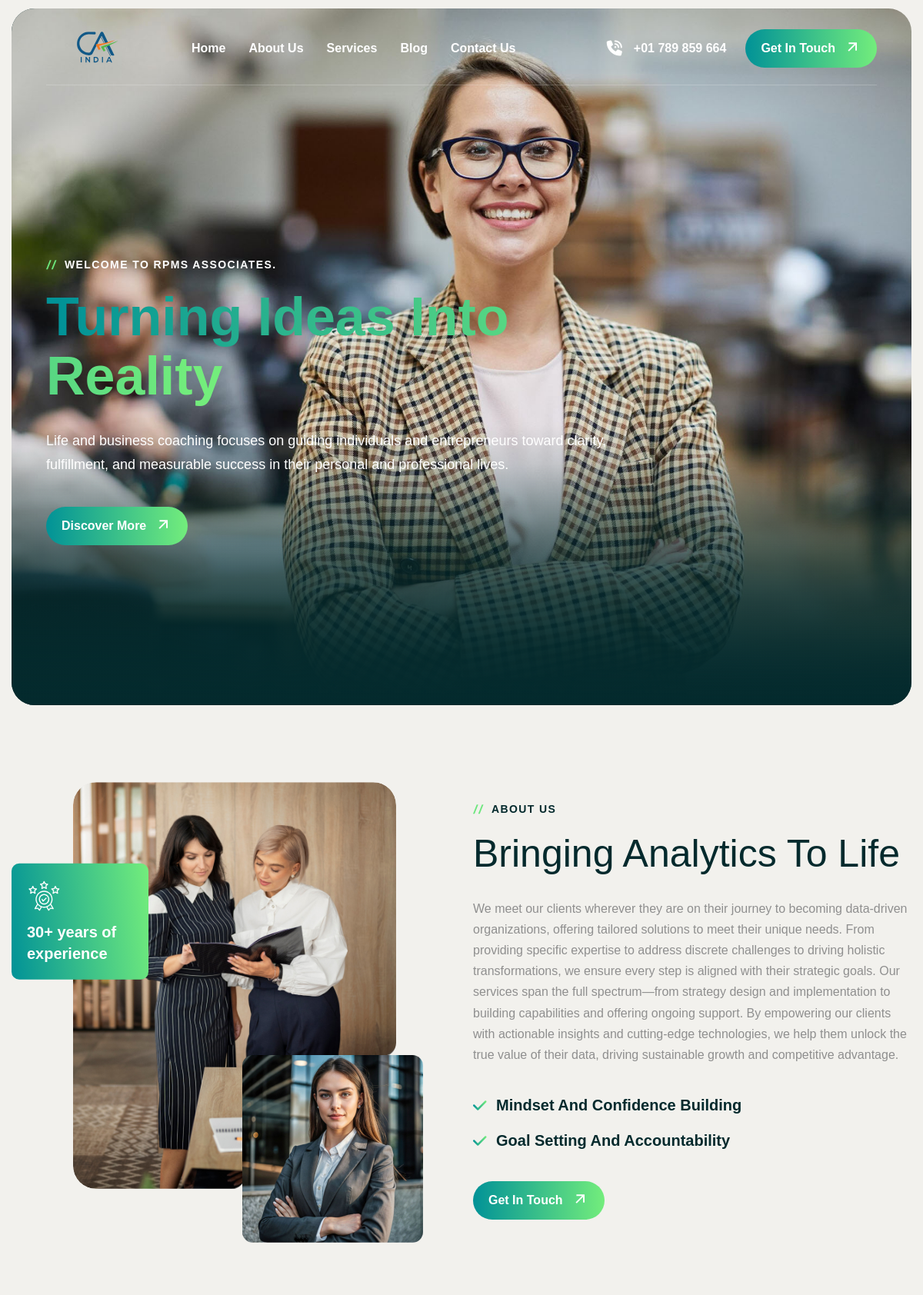
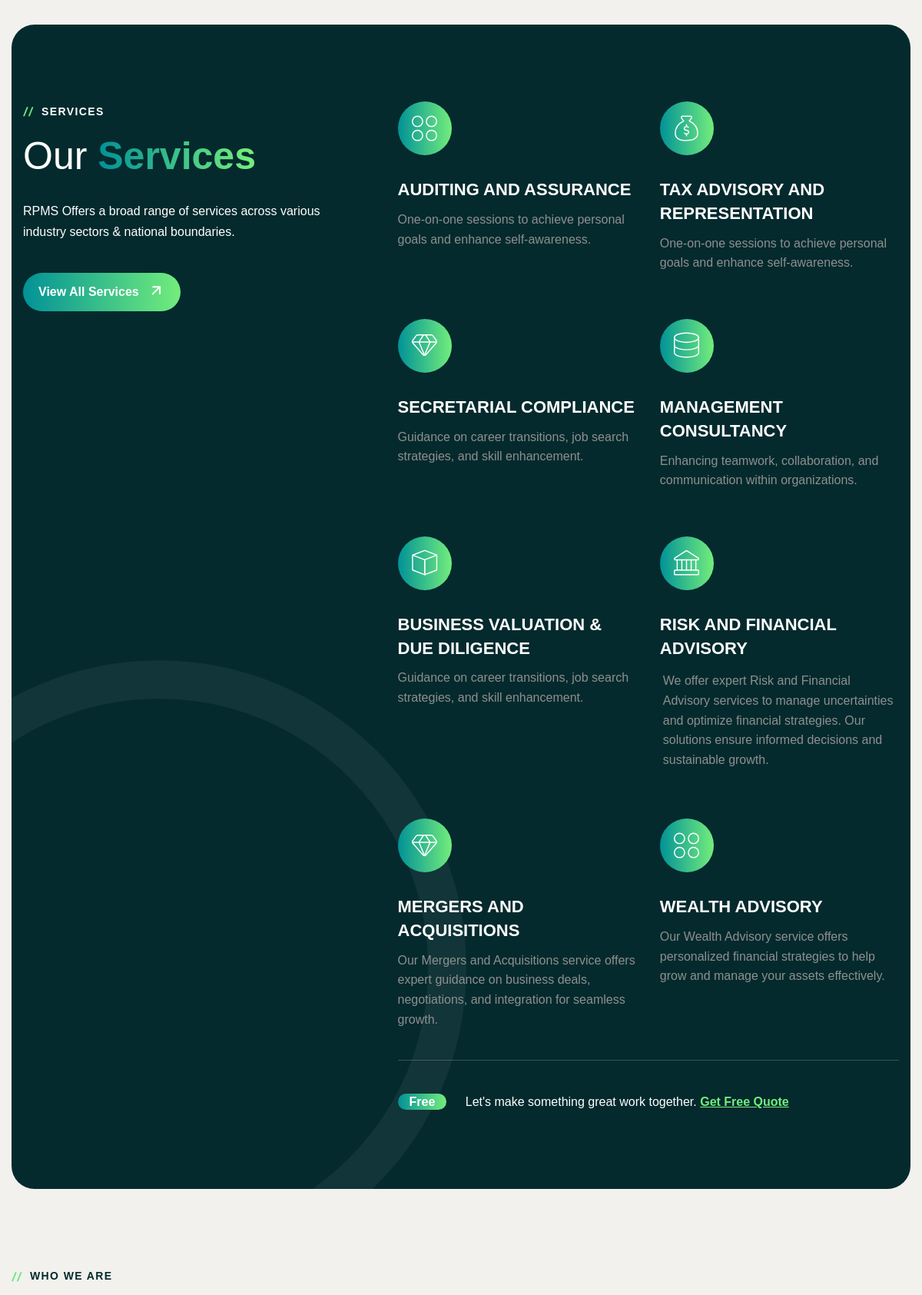
The page / (upper part) on the database its author committed (2 pictures, top to bottom).
### web/models.py (models this page shows, shortened)
class Banner(models.Model):
    title = models.CharField(max_length=150)
    image = models.ImageField(upload_to="slider")
    description = models.TextField(blank=True,null=True)
    is_active = models.BooleanField(default=True)
    class Meta:
        ordering = ('-id',)
        verbose_name = ('Banner')
        verbose_name_plural = ('Banners')

class AboutUs(models.Model):
    title = models.CharField(max_length=120)
    description = HTMLField()
    image = models.ImageField(upload_to="about_us/",blank=True,null=True)
    def get_points(self):
        return AboutPoint.objects.filter(about_us=self)
    class Meta:
        ordering = ('-id',)
        verbose_name = "About Us"
        verbose_name_plural = "About Us"

class AboutPoint(models.Model):
    about_us = models.ForeignKey("web.AboutUs", on_delete=models.CASCADE)
    title = models.CharField(max_length=120)
    class Meta:
        ordering = ('-id',)
        verbose_name = "About Point"
        verbose_name_plural = "About Points"

class Service(models.Model):
    service_name = models.CharField(max_length=120)
    service_image = models.ImageField(upload_to="service-images/", blank=True, null=True)
    service_icon = models.FileField(upload_to="service_icons/", max_length=100)
    slug = models.SlugField(unique=True, max_length=100, blank=True)
    content = HTMLField(blank=True,null=True)
    class Meta:
        ordering = ("id",)
        verbose_name = 'Service'
        verbose_name_plural = 'Services'

### web/views.py (the view)
# urls.py: path('', views.index, name='index'),
def index(request):
    meta = Meta.objects.filter(page="home").first()
    services = Service.objects.all()
    blogs =Blog.objects.all().order_by('-date')
    testimonials =Testimonials.objects.all()
    teams = Team.objects.all()
    banners = Banner.objects.filter(is_active=True)
    about_us = AboutUs.objects.first()
    core_info = CoreInfo.objects.first()
    faqs = FAQ.objects.all()
    context = {"is_index": True,"services": services,"blogs": blogs,"testimonials": testimonials,"teams": teams, "banners": banners, "meta":meta, "about_us":about_us, "core_info":core_info, "faqs":faqs }
    return render(request, "web/index.html", context)

### web/context_processors.py (called while the page is built)
def main_context(request):
    service_banner = Service.objects.all()
    context = {
        "service_banner": service_banner,
    }
    return context

### templates/web/index.html (shortened to what this page needs)
{% extends "web/base.html" %}
{% load static %}
{% block content %}
        <div class="hero bg-section hero-slider-layout">
            <div class="swiper">
                <div class="swiper-wrapper">
                    {% for banner in banners %}
                    <div class="swiper-slide">
                        <div class="hero-slide">
                            <div class="hero-slider-image">
                                <img src="{{banner.image.url}}" alt="">
                            </div>
                            <div class="hero-section">
                                <div class="container-fluid">
                                    <div class="row">
                                        <div class="col-lg-12">
                                            <div class="hero-content">
                                                <div class="section-title">
                                                    <h3 class="wow fadeInUp">Welcome To RPMS Associates.</h3>
                                                    <h1 class="wow fadeInUp" data-wow-delay="0.2s"><span>{{banner.title}}</span> </h1>
                                                    <p class="wow fadeInUp" data-wow-delay="0.4s">{{banner.description}}</p>
                                                </div>
                                                <div class="hero-btn wow fadeInUp" data-wow-delay="0.6s">
                                                    <a href="#" class="btn-default">Discover More</a>
                                                </div>
                                            </div>
                                        </div>
                                    </div>
                                </div>
                            </div>
                        </div>
                    </div>
                    {% endfor %}
                </div>
            </div>
        </div>
    <div class="about-us">
        <div class="container">
            <div class="row align-items-center">
                <div class="col-lg-6">
                    <div class="about-us-images">
                        <div class="about-us-img-1">
                            <figure class="image-anime">
                                <img src="{% static 'web/images/about-us-img-1.jpg' %}" alt="">
                            </figure>
                        </div>
                        <div class="about-us-img-2">
                            <figure class="image-anime">
                                <img src="{% static 'web/images/about-us-img-2.jpg' %}" alt="">
                            </figure>
                        </div>
                        <div class="about-experience-box">
                            <div class="icon-box">
                                <img src="{% static 'web/images/icon-company-experience.svg' %}" alt="">
                            </div>
                            <div class="about-experience-content">
                                <h3><span class="counter">30</span>+ years of experience</h3>
                            </div>
                        </div>
                    </div>
                </div>
                <div class="col-lg-6">
                    <div class="about-us-content">
                        <div class="section-title">
                            <h3 class="wow fadeInUp">about us</h3>
                            <h2 class="wow fadeInUp" data-wow-delay="0.2s">{{about_us.title}}</h2>
                            <p class="wow fadeInUp" data-wow-delay="0.4s">{{about_us.description|safe}}</p>
                        </div>
                        <div class="about-us-list wow fadeInUp" data-wow-delay="0.6s">
                            <ul>
                                {% for point in about_us.get_points %}
                                <li>{{point.title}}</li>
                                {% endfor %}
                            </ul>
                        </div>
                        <div class="about-us-footer wow fadeInUp" data-wow-delay="1s">
                            <a href="#" class="btn-default">get in touch</a>
                        </div>
                    </div>
                </div>
            </div>
        </div>
    </div>
    {% if services   %}
    <div class="our-service bg-section">
        <div class="container">
            <div class="row">
                <div class="col-lg-5">
                    <div class="service-content">
                        <div class="section-title">
                            <h3 class="wow fadeInUp">services</h3>
                            <h2 class="wow fadeInUp" data-wow-delay="0.25s">Our <span>Services</span></h2>
                            <p class="wow fadeInUp" data-wow-delay="0.5s">RPMS Offers a broad range of services across various industry sectors & national boundaries.</p>
                        </div>
                        <div class="service-btn wow fadeInUp" data-wow-delay="0.75s">
                            <a href="#" class="btn-default">view all services</a>
                        </div>
                    </div>
                </div>
                <div class="col-lg-7">
                    <div class="service-item-list">
                        {% for service in services %}
                        <div class="service-item wow fadeInUp">
                            <div class="icon-box">
                                <img src="{{service.service_icon.url}}" alt="">
                            </div>
                            <div class="service-item-content">
                                <h3>{{service.service_name}}</h3>
                                <p>{{service.content|safe}}</p>
                            </div>
                        </div>
                        {% endfor %}
                    </div>
                    <div class="service-footer wow fadeInUp" data-wow-delay="0.25s">
                        <p><span>free</span> Let's make something great work together. <a href="contact.html">get free quote</a></p>
                    </div>
                </div>
            </div>
        </div>
    </div>
    {% endif %}
    <div class="our-potential">
        <div class="container">
            <div class="row">
                <div class="col-lg-6">
                    <div class="our-potential-content">
                        <div class="section-title">
                            <h3 class="wow fadeInUp">who we are</h3>
                        </div>
                    </div>
                </div>
                <div class="col-lg-6">
                    <div class="our-potential-img">
                    </div>
                </div>
            </div>
        </div>
    </div>
    {% endblock %}

### templates/web/base.html (shortened to what this page needs)
{% load static %}
<!DOCTYPE html>
<html lang="zxx">
<head>
	<link href="{% static 'web/css/bootstrap.min.css' %}" rel="stylesheet" media="screen">
	<link href="{% static 'web/css/slicknav.min.css' %}" rel="stylesheet">
	<link rel="stylesheet" href="{% static 'web/css/swiper-bundle.min.css' %}">
	<link href="{% static 'web/css/all.css' %}" rel="stylesheet" media="screen">
	<link href="{% static 'web/css/animate.css' %}" rel="stylesheet">
	<link rel="stylesheet" href="{% static 'web/css/magnific-popup.css' %}">
	<link rel="stylesheet" href="{% static 'web/css/mousecursor.css' %}">
	<link href="{% static 'web/css/custom.css' %}" rel="stylesheet" media="screen">
</head>
{% include "web/partials/header.html" %}
{% block content %}
{% endblock  %}
</body>
</html>

### templates/web/partials/header.html (shortened to what this page needs)
{% load static %}
<body>
	<header class="main-header">
		<div class="header-sticky">
			<nav class="navbar navbar-expand-lg">
				<div class="container-fluid">
					<a class="navbar-brand" href="index.html">
						<img src="{% static 'web/images/logo.svg' %}" alt="Logo">
					</a>
					<div class="collapse navbar-collapse main-menu">
                        <div class="nav-menu-wrapper">
                            <ul class="navbar-nav mr-auto" id="menu">
                                <li class="nav-item "><a class="nav-link" href="{% url "web:index" %}">Home</a>
                                </li>
                                <li class="nav-item"><a class="nav-link" href="#">About Us</a></li>
                                <li class="nav-item"><a class="nav-link" href="#">Services</a></li>
                                <li class="nav-item"><a class="nav-link" href="#">Blog</a>
                                </li>
                                <li class="nav-item"><a class="nav-link" href="#">Contact Us</a></li>
                            </ul>
                        </div>
                        <div class="header-btn d-inline-flex">
                            <a href="tel:+789859664" class="btn-phone"><i class="fa-solid fa-phone-volume"></i>+01 789 859 664</a>
                            <a href="contact.html" class="btn-default">get in touch</a>
                        </div>
					</div>
				</div>
			</nav>
		</div>
	</header>

### templates/web/partials/footer.html (shortened to what this page needs)
{% load static %}

### rows shown on the page
Banner: image (picture), title "Turning Ideas Into Reality", description "Life and business coaching focuses on guiding individuals and entrepreneurs toward clarity, fulfillment, and measurable success in their personal and professional lives."
AboutUs: title "Bringing Analytics To Life", description "We meet our clients wherever they are on their journey to becoming data-driven organizations, offering tailored solutions to meet their unique needs. From providing specific expertise to address discrete challenges to driving holistic transformations, we ensure every step is aligned with their strategic goals. Our services span the full spectrum—from strategy design and implementation to building capabilities and offering ongoing support. By empowering our clients with actionable insights and cutting-edge technologies, we help them unlock the true value of their data, driving sustainable growth and competitive advantage."
AboutPoint: title "Mindset And Confidence Building"
AboutPoint: title "Goal Setting And Accountability"
Service: service_icon (picture), service_name "AUDITING AND ASSURANCE", content "One-on-one sessions to achieve personal goals and enhance self-awareness."
Service: service_icon (picture), service_name "TAX ADVISORY AND REPRESENTATION", content "One-on-one sessions to achieve personal goals and enhance self-awareness."
Service: service_icon (picture), service_name "SECRETARIAL COMPLIANCE", content "Guidance on career transitions, job search strategies, and skill enhancement."
Service: service_icon (picture), service_name "MANAGEMENT CONSULTANCY", content "Enhancing teamwork, collaboration, and communication within organizations."
Service: service_icon (picture), service_name "BUSINESS VALUATION & DUE DILIGENCE", content "Guidance on career transitions, job search strategies, and skill enhancement."
Service: service_icon (picture), service_name "RISK AND FINANCIAL ADVISORY", content "We offer expert Risk and Financial Advisory services to manage uncertainties and optimize financial strategies. Our solutions ensure informed decisions and sustainable growth."
Service: service_icon (picture), service_name "MERGERS AND ACQUISITIONS", content "Our Mergers and Acquisitions service offers expert guidance on business deals, negotiations, and integration for seamless growth."
Service: service_icon (picture), service_name "WEALTH ADVISORY", content "Our Wealth Advisory service offers personalized financial strategies to help grow and manage your assets effectively."
